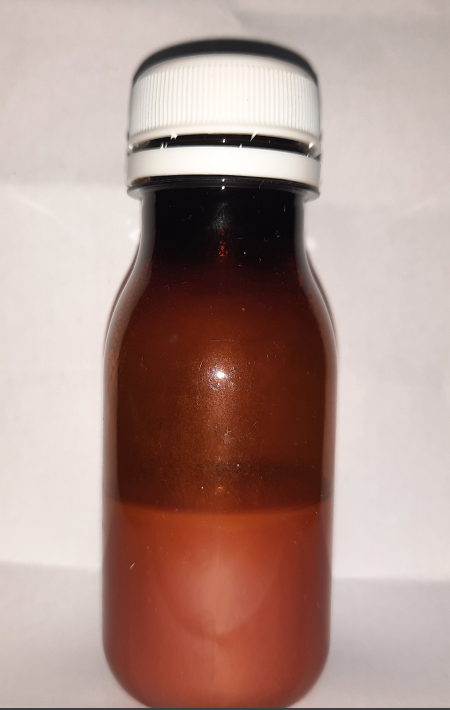
#> input picture images/proris.png, 900 x 1420 px, found by its file name (shown at 1/2 size)
$ python refactor_image.py
#> lines starting #> are read from the running program, lines starting #| are printed output that depends on the picture
import imutils
import cv2
import matplotlib


# @@ rotated image
from imutils import contours
from matplotlib import pyplot as plt

image = "proris.png"
img = cv2.imread(image)
#> img is the input picture: shape (1420, 900, 3); mean B, G, R 140, 147.5, 174.4

for angle in range(0, 360, 90):
	# rotate the image and display it
	rotated = imutils.rotate(img, angle=angle)
#> this loop made 4 passes
#> pass 2, `rotated = imutils.rotate(img, angle=angle)`:
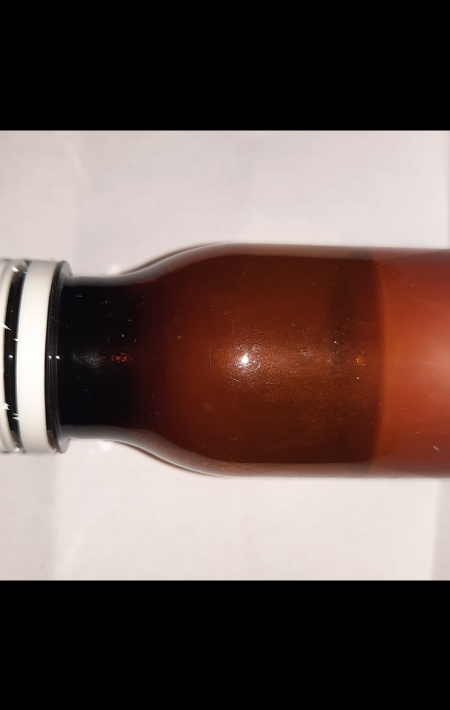
#> rotated: shape (1420, 900, 3) (shown at 1/2 size); mean B, G, R 83.3, 88.1, 104.9
#> pass 3, `rotated = imutils.rotate(img, angle=angle)`:
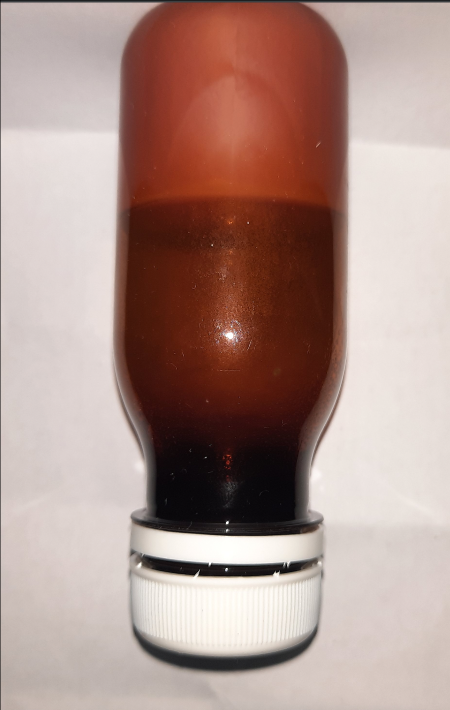
#> rotated: shape (1420, 900, 3) (shown at 1/2 size); mean B, G, R 139.7, 147.1, 174
rotated = imutils.rotate(img, angle=170)
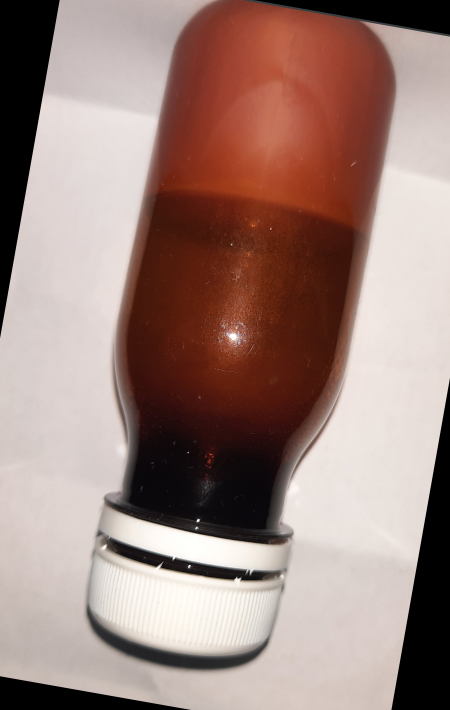
#> rotated: shape (1420, 900, 3) (shown at 1/2 size); mean B, G, R 124.6, 131.6, 157.5
cv2.imshow(f"image: {image} || rotate : {angle}", rotated)


# @@ Resize Image, maintain aspect ratio
for width in (400, 300, 200, 100):
	# resize the image and display it
	resized = imutils.resize(img, width=width)
	cv2.imshow(f"resize image - width: {width}", resized)
#> this loop made 4 passes
#> pass 1, `resized = imutils.resize(img, width=width)`:
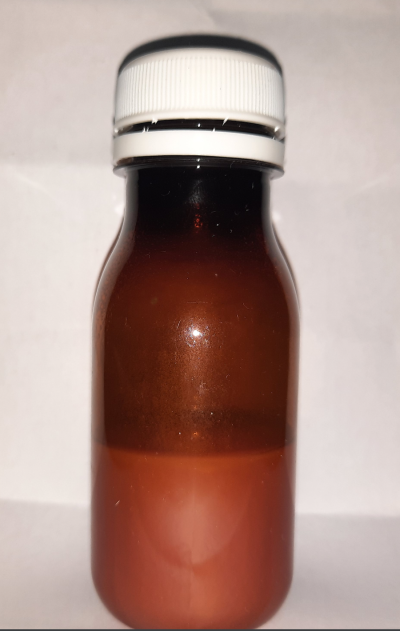
#> resized: shape (631, 400, 3); mean B, G, R 140, 147.5, 174.4


# @@ skeletonize the image
gray = cv2.cvtColor(img, cv2.COLOR_BGR2GRAY)
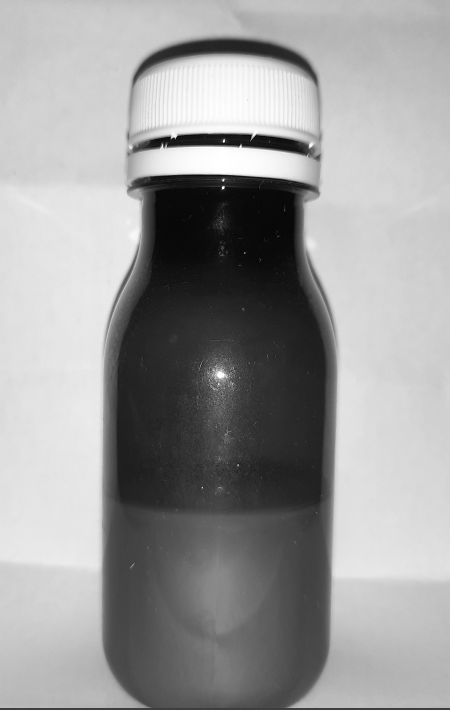
#> gray: shape (1420, 900) (shown at 1/2 size); min 0, max 255, mean 154.7
skeleton = imutils.skeletonize(gray, size=(3, 3))
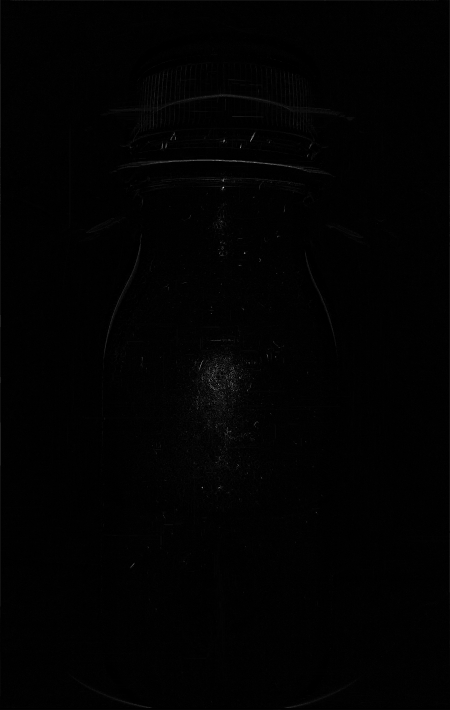
#> skeleton: shape (1420, 900) (shown at 1/2 size); min 0, max 191, mean 1.8
cv2.imshow(f"Skeleton image : {image}", skeleton)


# @@ convert color - using matplotlib
plt.figure("before- plt imshow")
plt.imshow(img)

plt.figure("after- plt imshow imutils")
plt.imshow(imutils.opencv2matplotlib(img))
plt.show()


# @@ import image using url
url = "https://devalda.me/image.png"
#> (the run stopped early here; a loop or call above may not have finished)
